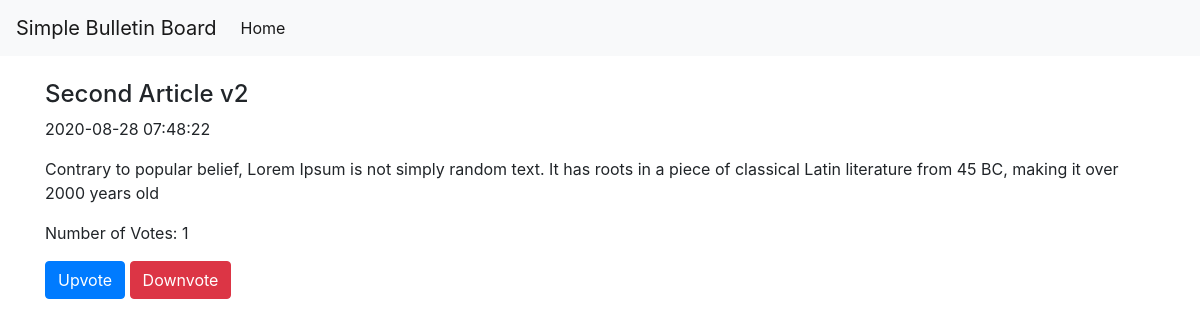
The app's page /view_article.php?article_id=2 with its own data.
### tables this page shows
CREATE TABLE `article` (
  `article_id` int(11) NOT NULL,
  `title` varchar(255) NOT NULL,
  `content` varchar(255) NOT NULL,
  `created_date` datetime NOT NULL,
  `votes` int(11) NOT NULL DEFAULT '0',
  `removed` int(11) NOT NULL DEFAULT '0'
);

### view_article.php (the view, shortened to what this page needs)
<?php
include 'config.php';
if(isset($_GET['article_id'])){
  $article_id = $_GET['article_id'];
  $stmt = $conn->prepare('SELECT * FROM article WHERE article_id=:article_id');
  $stmt->execute(array(':article_id'=>$article_id));
  $full_article = $stmt->fetch(PDO::FETCH_ASSOC);
}else{
  header("Location: index.php");
}
?>
<html>
<head>
</head>
<link rel="stylesheet" href="https://stackpath.bootstrapcdn.com/bootstrap/4.1.3/css/bootstrap.min.css">
<body>
  <nav class="navbar navbar-expand-lg navbar-light bg-light">
  <a class="navbar-brand" href="#">Simple Bulletin Board</a>
  <div class="collapse navbar-collapse" id="navbarSupportedContent">
    <ul class="navbar-nav mr-auto">
      <li class="nav-item active">
        <a class="nav-link" href="index.php">Home <span class="sr-only">(current)</span></a>
      </li>
  </div>
</nav>
<br>
<div class="container">
  <div class="row">
    <div class="col-md-12">
      <div class="article-entry">
        <h4><?php echo $full_article['title'];?></h4>
        <p><?php echo $full_article['created_date'];?></p>
        <p><?php echo $full_article['content'];?></p>
        <p>Number of Votes: <?php echo $full_article['votes'];?></p>
        <div class="row">
          <div class="col-md-12">
          <a class="btn btn-primary" href="upvote.php?article_id=<?php echo $full_article['article_id'];?>">Upvote</a>
          <?php if ($full_article['votes'] > 0 ): ?>
            <a class="btn btn-danger" onclick="return confirm('Are you sure you want to downvote this article');"
            href="downvote.php?article_id=<?php echo $full_article['article_id'];?>">Downvote</a>
          <?php  endif ?>
          </div>
        </div>
      </div>
    </div>
  </div>
</div>
</body>
</html>

### records on screen
article: title "Second Article v2", created_date "2020-08-28 07:48:22", content "Contrary to popular belief, Lorem Ipsum is not simply random text. It has roots in a piece of classical Latin literature from 45 BC, making it over 2000 years old", votes "1"
